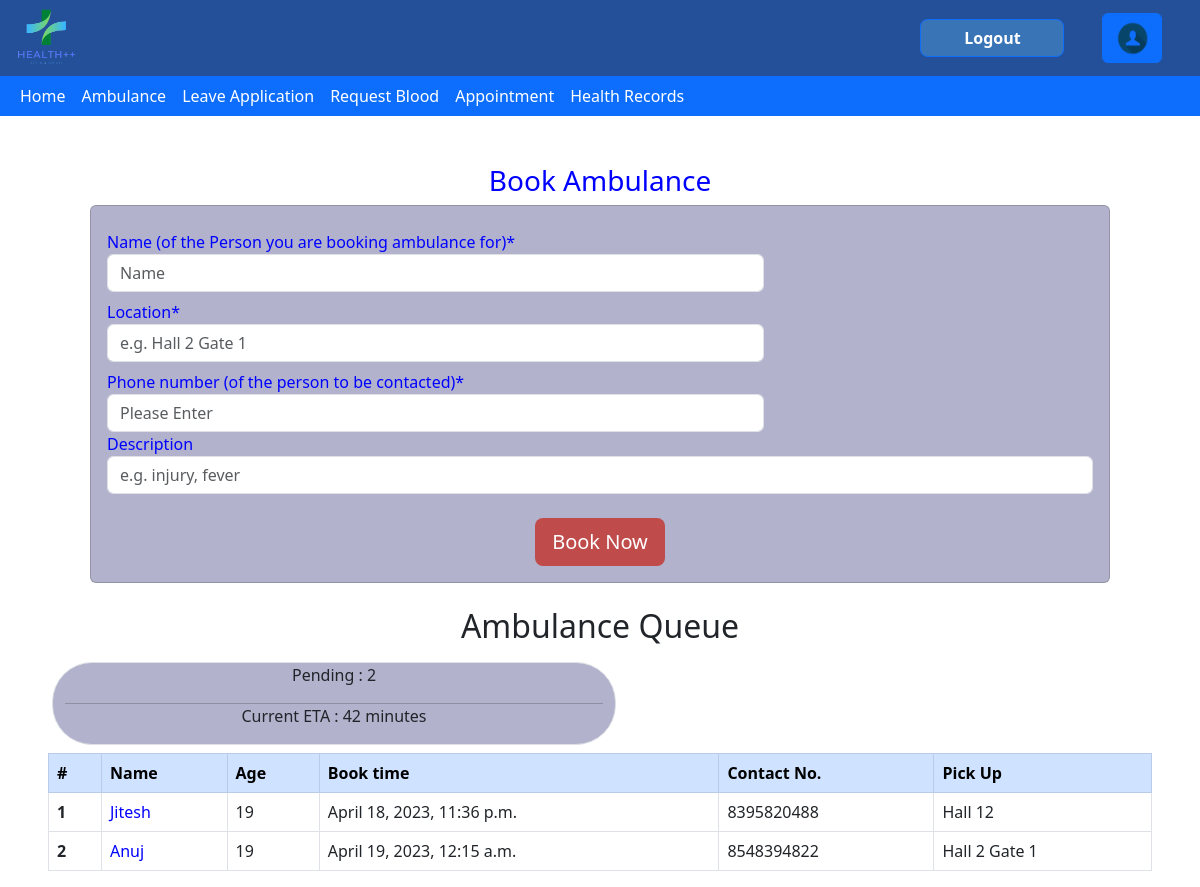
Page /ambulance/ (signed in) on the earlier database version.
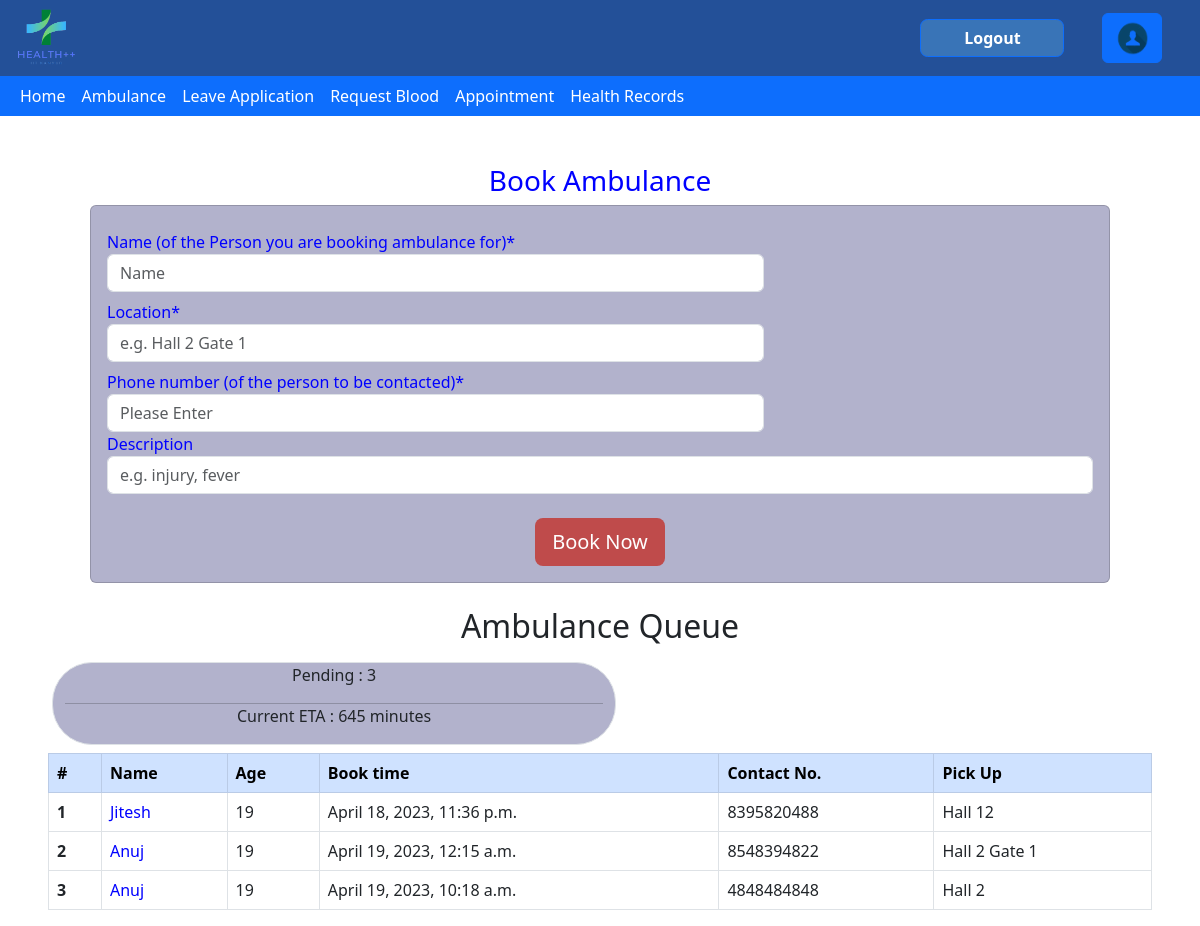
Same page on the later database version.
### ambulance/models.py (models this page shows, shortened)
class ambulance(models.Model):
    name = models.CharField(max_length=60)
    location = models.CharField(max_length=69)
    phoneno = models.IntegerField()
    description = models.CharField(max_length=150)
    bookingtime = models.DateTimeField()
    ambulanceno = models.IntegerField()
    status = models.BooleanField()

### ambulance/views.py (the view)
# urls.py: path("",views.index,name="index"),
@login_required
def index(request):
    entries=ambulance.objects.filter(status=True).order_by('bookingtime')
    if(entries.first()==None):
        time = "NaN"
    else:
        time = int((entries.last().bookingtime-entries.first().bookingtime).seconds/60)+3
    return render(request,'ambulance/base.html',{"ambulance":entries,"entry_count":entries.count(),"time":time,"err":0})

### ambulance/templates/ambulance/base.html (shortened to what the changed rows need)
{% extends 'health/base.html' %}
{% load static%}
{%block content%}
<!DOCTYPE html>
<html>
    <head>
        <link href="https://cdn.jsdelivr.net/npm/bootstrap@5.3.0-alpha1/dist/css/bootstrap.min.css" rel="stylesheet">
    </head>
    <body>
        <div>
            <div class="mt-4 mx-5">
                <h2 style='text-align: center;'>Ambulance Queue</h2>
                <div class="row col">
                    <div class="col-6 border mx-3 my-2" style='text-align: center; background-color: #b2b2cc; border-radius: 40px;'>
                        <p>Pending : {{entry_count}}</p>
                        <hr style='margin: 0px;'></hr>
                        <p>Current ETA : {{time}} minutes</p>
                    </div>
                </div>
                <div class="table-responsive">
                    <table class="table table-bordered table-hover">
                        <thead class="table-primary">
                            <tr>
                                <th scope="col">#</th>
                                <th scope="col"> Name </th>
                                <th scope="col"> Age </th>
                                <th scope="col">Book time</th>
                                <th scope="col">Contact No.</th>
                                <th scope="col">Pick Up</th>
                            </tr>
                        </thead>
                        <tbody>
                            {% for patients in ambulance %}
                            <tr>
                                <th scope="row">{{forloop.counter}}</th>
                                <td style='color: blue;'>{{patients.name}}</td>
                                <td>19</td>
                                <td>{{patients.bookingtime}}</td>
                                <td>{{patients.phoneno}}</td>
                                <td>{{patients.location}}</td>
                            </tr>
                            {% endfor %}
                        </tbody>
                    </table>
                </div>
            </div>
        </div>
    </body>
</html>
{% endblock %}

Differences in the rows shown:
added ambulance: name "Anuj", bookingtime "April 19, 2023, 10:18 a.m.", phoneno "4848484848", location "Hall 2"
Other differences:
{{ entry_count }}: "2" → "3"
{{ time }}: "42" → "645"
